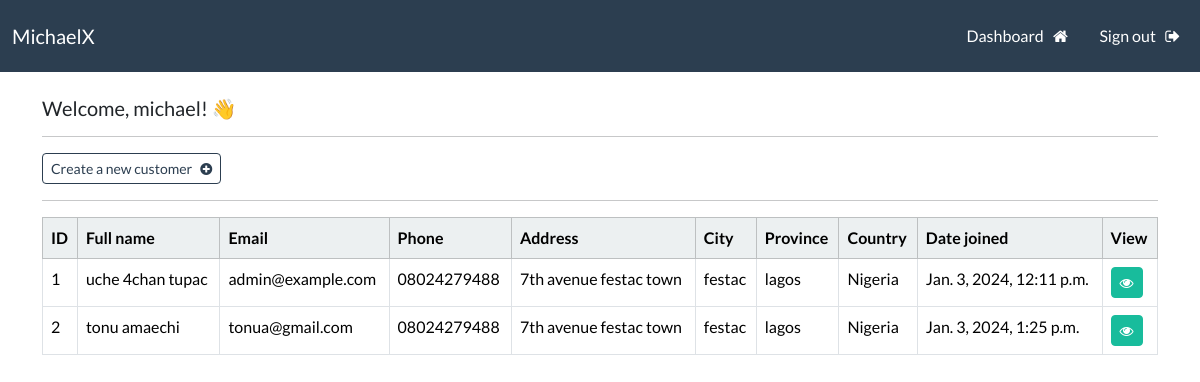
Page /dashboard (signed in) on the earlier database version.
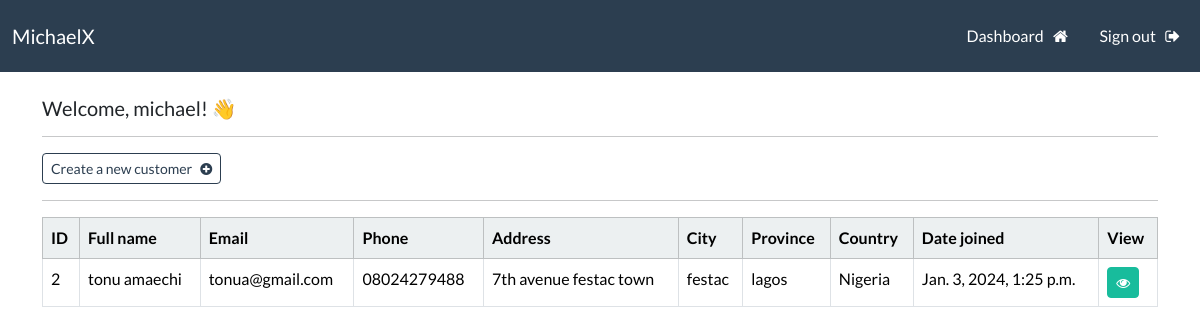
Same page on the later database version.
### webapp/models.py (models this page shows, shortened)
class Customer(models.Model):
    first_name = models.CharField(max_length=100)
    last_name = models.CharField(max_length=100)
    email = models.CharField(max_length=255)
    phone = models.CharField(max_length=20)
    address = models.CharField(max_length=300)
    city = models.CharField(max_length=255)
    state = models.CharField(max_length=200)
    country = models.CharField(max_length=125)
    created_at = models.DateTimeField(auto_now_add=True)

### webapp/views.py (the view)
# urls.py: path("dashboard", views.dashboard, name="dashboard"),
@login_required(login_url='login')
def dashboard(request):
    customers = Customer.objects.all()
    context = {'customers': customers}
    return render(request, 'webapp/dashboard.html', context=context)

### webapp/templates/webapp/dashboard.html
{% extends 'webapp/base.html' %}
{% block content %}
    <h5> Welcome, {{user}}! 👋 </h5>
    <hr>
    <a class="btn btn-outline-primary btn-sm" href="{% url 'create-customer' %}">
        Create a new customer &nbsp; <i class="fa fa-plus-circle" aria-hidden="true"></i>
    </a>
    <hr>
    <table class="table table-hover table-bordered">
        <thead class="table-light">
            <tr>
                <th scope="col"> ID </th>
                <th scope="col"> Full name </th>
                <th scope="col"> Email </th>
                <th scope="col"> Phone </th>
                <th scope="col"> Address </th>
                <th scope="col"> City </th>
                <th scope="col"> Province </th>
                <th scope="col"> Country </th>
                <th scope="col"> Date joined </th>
                <th scope="col"> View </th>
            </tr>
        </thead>
        <tbody>
        {% if customers %}
            {% for customer in customers %}
            <tr>
                <td> {{customer.id}} </td>
                <td> {{customer.first_name}}  {{customer.last_name}} </td>
                <td> {{customer.email}} </td>
                <td> {{customer.phone}} </td>
                <td> {{customer.address}} </td>
                <td> {{customer.city}} </td>
                <td> {{customer.state}} </td>
                <td> {{customer.country}} </td>
                <td> {{customer.created_at}} </td>
                <td> <a class="btn btn-success btn-sm" href="{% url 'single-customer' customer.id %}"> <i class="fa fa-eye" aria-hidden="true"></i> </a> </td>
            </tr>
            {% endfor %}
        {% endif %}
        </tbody>
    </table>
{% endblock %}

Differences in the rows shown:
removed Customer: id "1", first_name "uche 4chan", last_name "tupac", email "admin@example.com", phone "08024279488", address "7th avenue festac town", city "festac", state "lagos", country "Nigeria", created_at "Jan. 3, 2024, 12:11 p.m."
